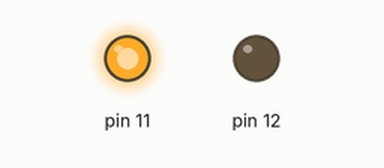
The sketch below on a simulated Arduino Uno, built with avr-gcc and run on an emulated ATmega328P. Shown: output pins drawn as LEDs (lit = HIGH).

Above: at 1.0 s.
At 2.5 s:
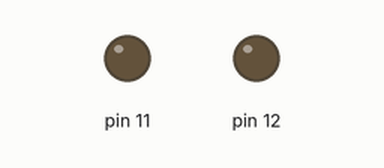
At 4.0 s:
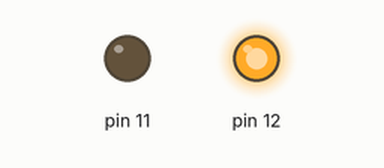
Timing chart, 0 to 7.8 s (numbered marks = the images above):
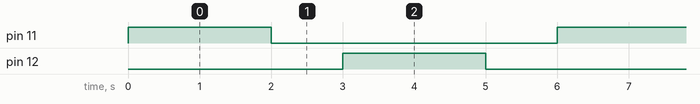

The sketch:

L298N_test.ino
```cpp
void setup() {
  // put your setup code here, to run once:
  pinMode(11, OUTPUT);
  pinMode(12, OUTPUT);
  digitalWrite(11, LOW);
  digitalWrite(12, LOW);
}

void loop() {
  digitalWrite(11, HIGH);
  digitalWrite(12, LOW);
  delay(2000);
  digitalWrite(11, LOW);
  digitalWrite(12, LOW);
  delay(1000);
  digitalWrite(11, LOW);
  digitalWrite(12, HIGH);
  delay(2000);
  digitalWrite(11, LOW);
  digitalWrite(12, LOW);
  delay(1000);
}
```

Measured:
- by itself, pin 11, pin 12: alternates HIGH for 2.0 s and LOW for 4.0 s
- by itself, everything shown: repeats every 6.0 s, in 4 steps
